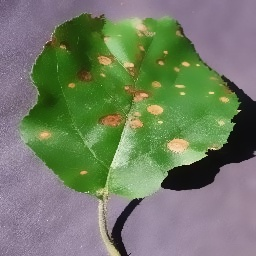
#> input picture Leaf Processing/method/bileteral/denoising/3.jpg, 256 x 256 px, found by its file name
$ jupyter execute Leaf_Processing.ipynb
#> lines starting #> are read from the running program, lines starting #| are printed output that depends on the picture; after the words box and inside, x2 and y2 are one past the last pixel; in counts of white or black regions, pixels touching at a corner belong together
#> further down, image is the input picture: shape (256, 256, 3); mean B, G, R 101.8, 125.6, 114.4
* *Импортируем необходимые библиотеки*

[cell 1]
import cv2 as cv
import numpy as np
import glob
np.random.seed(1)

* *Функция для сохранения картинки*

[cell 2]
def SaveImage(img,name,dst=''):
#> called with name = '3.jpg', dst = 'method/bilateral/manually/denoising/'
    cv.imwrite(dst+name,img)
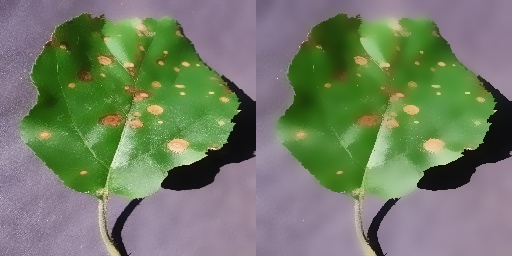
#> saved as 3.jpg: shape (256, 512, 3); mean B, G, R 101.7, 125.5, 114.2

* *Выявление повреждённой части листа*
  * Для показа следующей картинки нужно нажать любую клавишу

[cell 3]
def FindDamagedAndNonDamagedZones(image,name,dst,p1=1,p2=1,manually=False,markers_man=None):

#> called with name = '3.jpg', dst = 'method/bilateral/manually/', p1 = 1, p2 = 0.2, manually = True
    hsv_image=cv.cvtColor(image,cv.COLOR_BGR2HSV)# Конвертируем изображение в HSV формат
#> hsv_image: shape (256, 256, 3); mean H, S, V 94.8, 88.1, 135.7

    healty_part=cv.inRange(hsv_image,(36,10,25),(86,255,255)) # Выделяем здоровую область
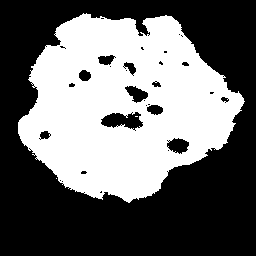
#> healty_part: shape (256, 256); 42.3% white; 3 white regions (2 under 20 px), largest, box (x1, y1, x2, y2) and area: (18, 13, 245, 203) 27710
    markers_visualization=np.zeros_like(image,np.uint8)
    markers=np.zeros( (image.shape[0],image.shape[1]), dtype = "int32")
    if manually==False:
        background=cv.inRange(hsv_image,(90,5,25),(240,255,255))+cv.inRange(hsv_image,(0,5,31),(2,255,255)) # Выделяем фон
        shadows=cv.inRange(hsv_image,(0,0,0),(240,255,25)) # Выделяем тень


        #Делаем случайную маску с шансами p1 и p2  для того чтобы доавлять маркеры случайно
        healty_randomized_mask=np.random.choice(a=[True, False], size=(image.shape[0],image.shape[1]), p=[p1, 1-p1])
        background_randomized_mask=np.random.choice(a=[True, False], size=(image.shape[0],image.shape[1]), p=[p2, 1-p2])

        #healty_mask=healty_part and healty_randomized_mask
        healty_mask=np.all([healty_part>0,healty_randomized_mask==True],axis=0)

        #background_mask=(shadows or background) and background_randomized_mask
        background_mask=np.any([background>0,shadows>0],axis=0)
        background_mask=np.all([background_mask,background_randomized_mask==True],axis=0)

        #Рисуем картинку с маркерами

        markers_visualization[healty_mask==True]=(0,255,128)
        markers_visualization[background_mask==True]=(255,168,211)


        markers[healty_mask==True]=255
        markers[background_mask==True]=1
    else:
        markers=markers_man
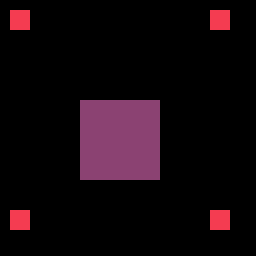
#> markers: shape (256, 256) int32; 3 distinct labels, from 0 to 255; one colour per label, 0 black
        markers_visualization[markers==255]=(0,255,128)
        markers_visualization[markers==1]=(255,168,211)

    SaveImage(np.concatenate([image,markers_visualization],axis=1),name,dst+'markers/')
#> call 2 of SaveImage, with name = '3.jpg', dst = 'method/bilateral/manually/markers/'
#> in SaveImage (call 2), `cv.imwrite(dst+name,img)`:
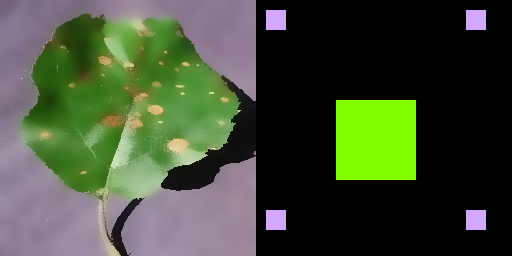
#> saved as 3.jpg: shape (256, 512, 3); mean B, G, R 53.9, 77.2, 65.8


    #Делаем маркеры


    #Запускаем алгоритм
    labels =cv.watershed(hsv_image,markers)
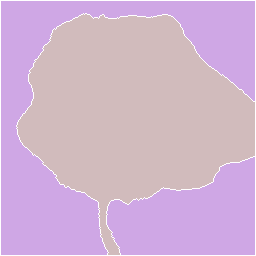
#> labels: shape (256, 256) int32; 3 distinct labels, from -1 to 255; one colour per label, 0 black, -1 white
    colors=[(125,0,255),(0,0,0),(125,255,0),(0,255,255)]

    result_img=np.zeros_like(image,np.uint8)
    i=0
    for label in np.unique(labels):
        if label == 0:
            continue
        result_img[labels == label] = colors[i]
        i+=1
#> this loop made 3 passes
#> label on passes 1, 3: -1, 255
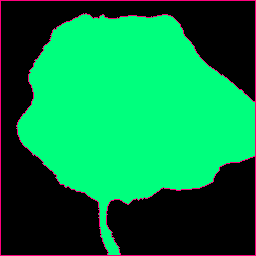
#> result_img: shape (256, 256, 3); mean of channels 0, 1, 2 66.9, 129.8, 6.6; drawn as B, G, R
#> after the loop, i = 3

    watershed_img= np.copy(result_img)
    SaveImage(np.concatenate([image,watershed_img],axis=1),name,dst+'watershed/')

    #Находим больную часть
    ill_part=labels-healty_part
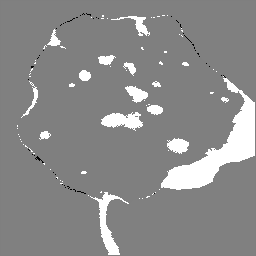
#> ill_part: shape (256, 256) int32; min -256, max 255, mean 22.4; drawn with min black and max white
    result_img[ill_part>1]=colors[3]
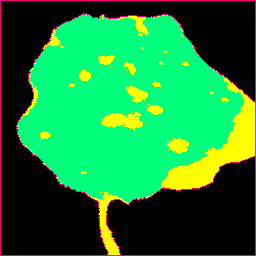
#> result_img: shape (256, 256, 3); 8.78% of pixels changed, all inside (x1, y1, x2, y2) = (17, 15, 255, 255); drawn as B, G, R
    SaveImage(np.concatenate([image,result_img],axis=1),name,dst+'recognizing/')
#> call 4 of SaveImage, with name = '3.jpg', dst = 'method/bilateral/manually/recognizing/'
#> in SaveImage (call 4), `cv.imwrite(dst+name,img)`:
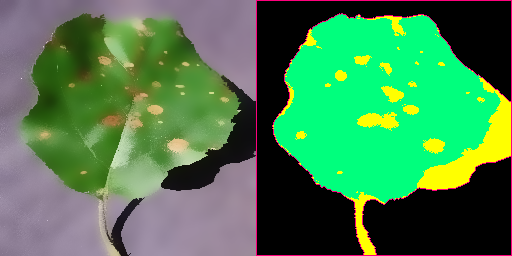
#> saved as 3.jpg: shape (256, 512, 3); mean B, G, R 78.7, 127.6, 71.5

    #Сохраняем и показываем все этапы картинки
    conc=np.concatenate([image,markers_visualization,watershed_img,result_img],axis=1)
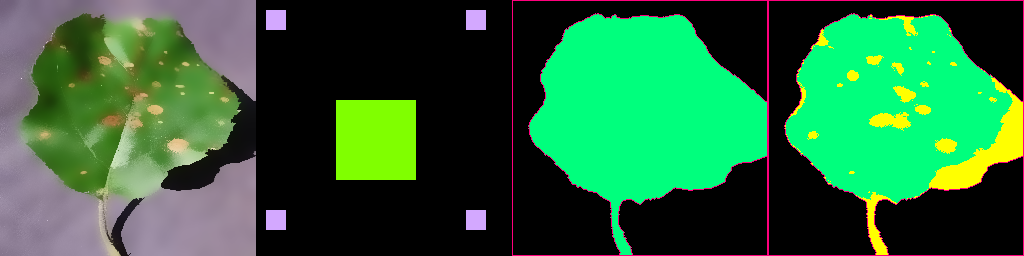
#> conc: shape (256, 1024, 3); mean B, G, R 57.6, 103.5, 41.8
    SaveImage(conc,name,dst+'summary/')
    cv.imshow('Display window',conc)
    #cv.waitKey(0)
    return result_img

* *Полная обработка всех изображений для разных методов обработки шума*

[cell 4]
def ProcessImagesBileteral(images_paths,d,sigmaColor,sigaSpace,p1,p2):
    for image_path in images_paths:
        name=image_path[image_path.rfind('\\')+1:]
        image=cv.imread(image_path)

        dst='method/bilateral/'+'d='+str(d)+' sigmaColor='+str(sigmaColor)+' sigmaSpace='+str(sigaSpace)+' markers='+str(p1)+','+str(p2)+'/'

        bileteral_img=cv.bilateralFilter(image, d ,  sigmaColor , sigaSpace)
        SaveImage(np.concatenate([image,bileteral_img],axis=1),name,dst+'denoising/')

        res=FindDamagedAndNonDamagedZones(bileteral_img,name,dst,p1,p2)
        SaveImage(np.concatenate([image,res],axis=1),name,dst+'comparison/')

def ProcessImagesErode(images_paths,figure,sizes,p1,p2):
    for image_path in images_paths:
        name=image_path[image_path.rfind('\\')+1:]
        image=cv.imread(image_path)

        dst='method/erosion/Ellipse'+str(sizes)+' markers='+str(p1)+','+str(p2)+'/'

        kernel=cv.getStructuringElement(figure,sizes)
        erode_img=cv.erode(image,kernel)
        SaveImage(np.concatenate([image,erode_img],axis=1),name,dst+'denoising/')

        res=FindDamagedAndNonDamagedZones(erode_img,name,dst,p1,p2)
        SaveImage(np.concatenate([image,res],axis=1),name,dst+'comparison/')


def ProcessImagesNonLocalMeans(images_paths,h,hColor,templateWindowSize,searchWindowSize,p1,p2):
    for image_path in images_paths:
        name=image_path[image_path.rfind('\\')+1:]
        image=cv.imread(image_path)

        dst='method/non-local means/'+'h='+str(h)+' hColor='+str(hColor)+' templateWindowSize='+str(templateWindowSize)+' searchWindowSize='+str(searchWindowSize)+' markers='+str(p1)+','+str(p2)+'/'

        nonlm_img=cv.fastNlMeansDenoisingColored(image,None,h,hColor,templateWindowSize,searchWindowSize)
        SaveImage(np.concatenate([image,nonlm_img],axis=1),name,dst+'denoising/')

        res=FindDamagedAndNonDamagedZones(nonlm_img,name,dst,p1,p2)

        SaveImage(np.concatenate([image,res],axis=1),name,dst+'comparison/')

* *Получение путей всех картинок и запуск их обработки*

[cell 5]
images_paths=[path for path in glob.glob('test/*.jpg')]
ProcessImagesBileteral(images_paths,15,75,75,1,1)
ProcessImagesBileteral(images_paths,15,75,75,0.5,0.5)
ProcessImagesBileteral(images_paths,15,75,75,1,0.2)
ProcessImagesBileteral(images_paths,10,50,50,1,0.2)
ProcessImagesBileteral(images_paths,20,100,100,1,0.2)
ProcessImagesErode(images_paths,cv.MORPH_ELLIPSE,(3,3),1,0.2)
ProcessImagesErode(images_paths,cv.MORPH_ELLIPSE,(5,5),1,0.2)
ProcessImagesErode(images_paths,cv.MORPH_ELLIPSE,(7,7),1,0.2)
ProcessImagesErode(images_paths,cv.MORPH_ELLIPSE,(9,9),1,0.2)
ProcessImagesNonLocalMeans(images_paths,5,10,7,21,1,0.2)
ProcessImagesNonLocalMeans(images_paths,10,10,7,21,1,0.2)
ProcessImagesNonLocalMeans(images_paths,15,10,7,21,1,0.2)


image_path='test/3.jpg'
name=image_path[image_path.rfind('/')+1:]
image=cv.imread(image_path)

bileteral_img=cv.bilateralFilter(image, 15 ,  75 , 75)
SaveImage(np.concatenate([image,bileteral_img],axis=1),name,'method/bilateral/manually/denoising/')

markers=np.zeros( (image.shape[0],image.shape[1]), dtype = "int32")
markers[100:180,80:160]=255
markers[10:30,10:30]=1
markers[210:230,10:30]=1
markers[10:30,210:230]=1
markers[210:230,210:230]=1

FindDamagedAndNonDamagedZones(bileteral_img,name,'method/bilateral/manually/',1,0.2,True,markers)
cv.destroyAllWindows()
